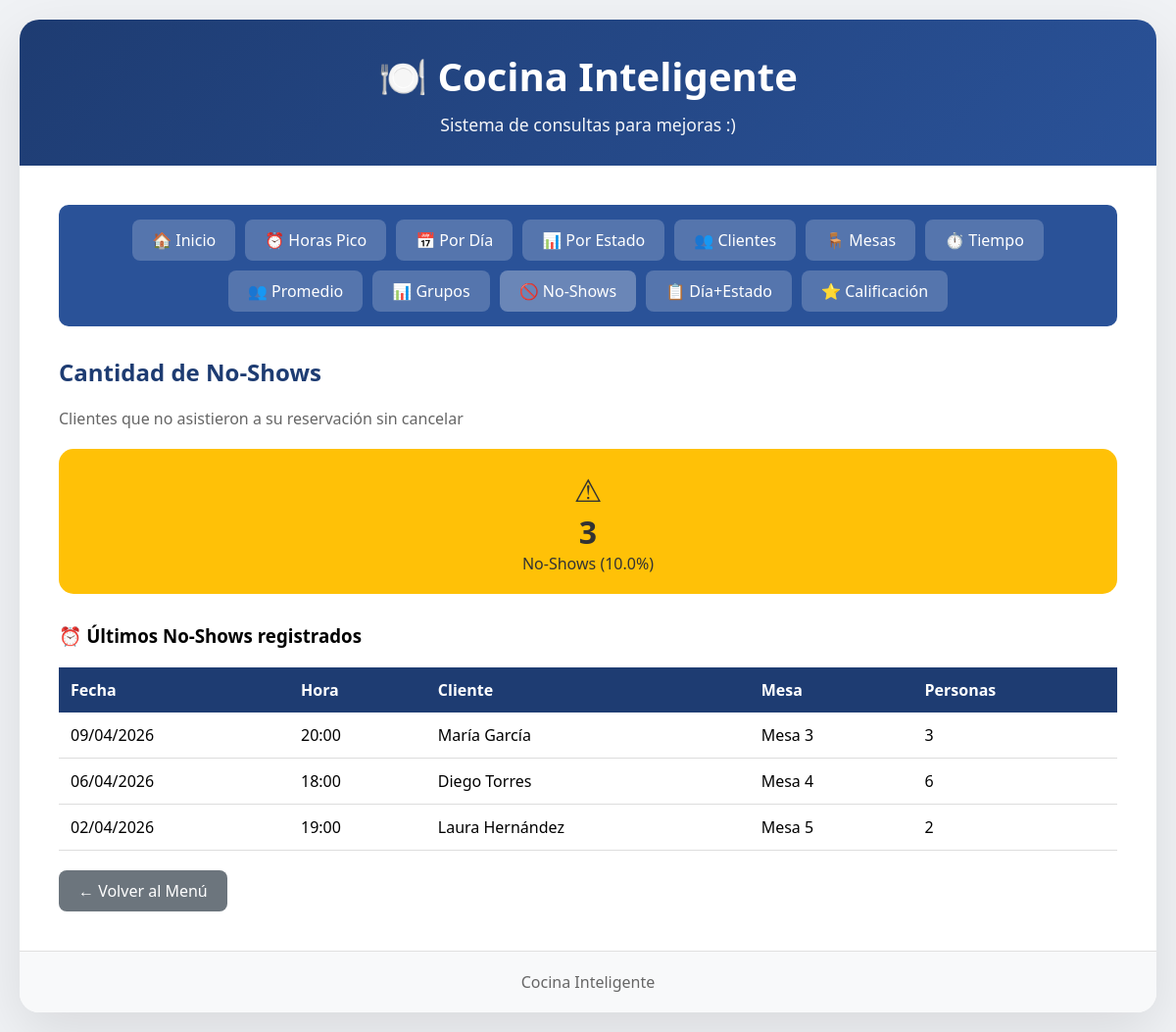
/cantidad-no-shows/, run on the app's committed database.
### reservaciones/models.py (models this page shows, shortened)
class Reservacion(models.Model):
    ESTADOS = [
        ('confirmada', 'Confirmada'),
        ('cancelada', 'Cancelada'),
        ('no_show', 'No Show'),
    ]
    fecha = models.DateField()
    hora_inicio = models.TimeField()
    hora_fin = models.TimeField()
    numero_personas = models.IntegerField()
    estado = models.CharField(max_length=15, choices=ESTADOS)
    cliente = models.ForeignKey(Cliente, on_delete=models.CASCADE)
    mesa = models.ForeignKey(Mesa, on_delete=models.CASCADE)

class Cliente(models.Model):
    nombre = models.CharField(max_length=100, unique=True)

class Mesa(models.Model):
    numero_mesa = models.IntegerField(unique=True)
    capacidad = models.IntegerField()

### reservaciones/views.py (the view)
# urls.py: path('cantidad-no-shows/', views.cantidad_no_shows, name='cantidad_no_shows'),
def cantidad_no_shows(request):
    from django.db.models import Count, Q
    no_shows = Reservacion.objects.filter(estado='no_show').count()
    confirmadas = Reservacion.objects.filter(estado='confirmada').count()
    canceladas = Reservacion.objects.filter(estado='cancelada').count()
    total = Reservacion.objects.count()
    porcentaje_no_shows = round((no_shows / total) * 100, 1) if total > 0 else 0
    porcentaje_confirmadas = round((confirmadas / total) * 100, 1) if total > 0 else 0
    porcentaje_canceladas = round((canceladas / total) * 100, 1) if total > 0 else 0
    ultimos_no_shows = (Reservacion.objects
    .filter(estado='no_show')
    .select_related('cliente', 'mesa')
    .order_by('-fecha', '-hora_inicio')[:5])
    context = {
        'no_shows': no_shows,
        'confirmadas': confirmadas,
        'canceladas': canceladas,
        'total': total,
        'porcentaje_no_shows': porcentaje_no_shows,
        'porcentaje_confirmadas': porcentaje_confirmadas,
        'porcentaje_canceladas': porcentaje_canceladas,
        'ultimos_no_shows': ultimos_no_shows,
        'titulo': 'Cantidad de No-Shows',
        'descripcion': 'Clientes que no asistieron a su reservación sin cancelar',
        'tipo': 'no_shows'
    }
    return render(request, 'consulta_no_shows.html', context)

### reservaciones/templates/consulta_no_shows.html
{% extends 'base.html' %}
{% block content %}
<div style="background: #2a5298; padding: 15px; margin-bottom: 30px; border-radius: 10px; display: flex; gap: 10px; flex-wrap: wrap; justify-content: center;">
    <a href="{% url 'menu' %}" class="nav-btn" style="background: rgba(255,255,255,0.2); padding: 10px 20px; color: white; text-decoration: none; border-radius: 8px;">🏠 Inicio</a>
    <a href="{% url 'horas_pico' %}" class="nav-btn" style="background: rgba(255,255,255,0.2); padding: 10px 20px; color: white; text-decoration: none; border-radius: 8px;">⏰ Horas Pico</a>
    <a href="{% url 'reservaciones_por_dia' %}" class="nav-btn" style="background: rgba(255,255,255,0.2); padding: 10px 20px; color: white; text-decoration: none; border-radius: 8px;">📅 Por Día</a>
    <a href="{% url 'total_por_estado' %}" class="nav-btn" style="background: rgba(255,255,255,0.2); padding: 10px 20px; color: white; text-decoration: none; border-radius: 8px;">📊 Por Estado</a>
    <a href="{% url 'clientes_frecuentes' %}" class="nav-btn" style="background: rgba(255,255,255,0.2); padding: 10px 20px; color: white; text-decoration: none; border-radius: 8px;">👥 Clientes</a>
    <a href="{% url 'mesas_populares' %}" class="nav-btn" style="background: rgba(255,255,255,0.2); padding: 10px 20px; color: white; text-decoration: none; border-radius: 8px;">🪑 Mesas</a>
    <a href="{% url 'tiempo_promedio_estancia' %}" class="nav-btn" style="background: rgba(255,255,255,0.2); padding: 10px 20px; color: white; text-decoration: none; border-radius: 8px;">⏱️ Tiempo</a>
    <a href="{% url 'promedio_personas' %}" class="nav-btn" style="background: rgba(255,255,255,0.2); padding: 10px 20px; color: white; text-decoration: none; border-radius: 8px;">👥 Promedio</a>
    <a href="{% url 'reservaciones_por_personas' %}" class="nav-btn" style="background: rgba(255,255,255,0.2); padding: 10px 20px; color: white; text-decoration: none; border-radius: 8px;">📊 Grupos</a>
    <a href="{% url 'cantidad_no_shows' %}" class="nav-btn" style="background: rgba(255,255,255,0.3); padding: 10px 20px; color: white; text-decoration: none; border-radius: 8px;">🚫 No-Shows</a>
    <a href="{% url 'reservaciones_dia_estado' %}" class="nav-btn" style="background: rgba(255,255,255,0.2); padding: 10px 20px; color: white; text-decoration: none; border-radius: 8px;">📋 Día+Estado</a>
    <a href="{% url 'promedio_calificaciones' %}" class="nav-btn" style="background: rgba(255,255,255,0.2); padding: 10px 20px; color: white; text-decoration: none; border-radius: 8px;">⭐ Calificación</a>
</div>
<h2>{{ titulo }}</h2>
<p style="color: #666; margin-bottom: 20px;">{{ descripcion }}</p>
<div style="display: grid; grid-template-columns: repeat(auto-fit, minmax(200px, 1fr)); gap: 20px; margin-bottom: 30px;">
    <div style="background: #ffc107; color: #333; padding: 20px; border-radius: 15px; text-align: center;">
        <div style="font-size: 2em;">⚠</div>
        <div style="font-size: 2em; font-weight: bold;">{{ no_shows }}</div>
        <div>No-Shows ({{ porcentaje_no_shows }}%)</div>
    </div>
</div>
<h3>⏰ Últimos No-Shows registrados</h3>
<table class="table">
    <thead>
        <tr>
            <th>Fecha</th>
            <th>Hora</th>
            <th>Cliente</th>
            <th>Mesa</th>
            <th>Personas</th>
        </tr>
    </thead>
    <tbody>
        {% for ns in ultimos_no_shows %}
        <tr>
            <td>{{ ns.fecha|date:"d/m/Y" }}</td>
            <td>{{ ns.hora_inicio|time:"H:i" }}</td>
            <td>{{ ns.cliente.nombre }}</td>
            <td>Mesa {{ ns.mesa.numero_mesa }}</td>
            <td>{{ ns.numero_personas }}</td>
        </tr>
        {% empty %}
        <tr>
            <td colspan="5" style="text-align: center;">No hay No-Shows registrados</td>
        </tr>
        {% endfor %}
    </tbody>
</table>
<a href="{% url 'menu' %}" class="btn-back" style="display: inline-block; margin-top: 20px;">← Volver al Menú</a>
{% endblock %}

### reservaciones/templates/base.html (style rules this page uses)
* { margin: 0; padding: 0; box-sizing: border-box; }
body { font-family: 'Segoe UI', Tahoma, Geneva, Verdana, sans-serif; background: #f0f2f5; min-height: 100vh; padding: 20px; }
.btn-back { display: inline-block; background: #6c757d; color: white; padding: 10px 20px; text-decoration: none; border-radius: 8px; transition: background 0.3s; }
.table { width: 100%; border-collapse: collapse; margin-top: 20px; background: white; }
.table th { background: #1e3c72; color: white; padding: 12px; text-align: left; }
.table td { padding: 12px; border-bottom: 1px solid #ddd; }
h2 { color: #1e3c72; margin-bottom: 20px; }

### data on the page
Reservacion: fecha "09/04/2026", hora_inicio "20:00", cliente.nombre "María García", mesa.numero_mesa "3", numero_personas "3"
Reservacion: fecha "06/04/2026", hora_inicio "18:00", cliente.nombre "Diego Torres", mesa.numero_mesa "4", numero_personas "6"
Reservacion: fecha "02/04/2026", hora_inicio "19:00", cliente.nombre "Laura Hernández", mesa.numero_mesa "5", numero_personas "2"

### other printed values
{{ titulo }} "Cantidad de No-Shows"
{{ descripcion }} "Clientes que no asistieron a su reservación sin cancelar"
{{ no_shows }} "3"
{{ porcentaje_no_shows }} "10.0"
